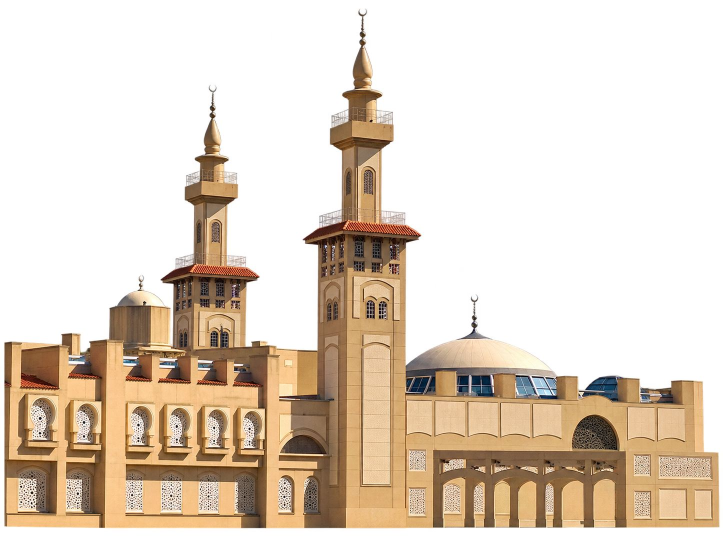
#> input picture design/assets/mosque-buenos-aires.jpg, 1446 x 1087 px (shown at 1/2 size)
$ python make_mosque_bg.py
#> lines starting #> are read from the running program, lines starting #| are printed output that depends on the picture; after the words box and inside, x2 and y2 are one past the last pixel; in counts of white or black regions, pixels touching at a corner belong together
#!/usr/bin/env python3
"""Builds watchface-row's "photo" background from zaher's photo of the
Buenos Aires mosque (design/assets/mosque-buenos-aires.jpg).

The white around the building is taken out by flood fill from the edges, so
the white lattice inside the windows stays; the cut edge is feathered and
de-whitened so no halo shows on the dark sky. The building is darkened and
set on the same dusk gradient as the other backgrounds, at the bottom of the
face, behind the prayer row.
"""
import os

import numpy as np
from PIL import Image, ImageFilter
from scipy import ndimage

ROOT = os.path.dirname(os.path.dirname(os.path.dirname(os.path.abspath(__file__))))
SRC = os.path.join(ROOT, "design/assets/mosque-buenos-aires.jpg")
OUT = os.path.join(ROOT, "watchface-row/src/main/res/drawable-nodpi/bg_photo.webp")
S = 450


def cutout(img):
    rgb = img.convert("RGB")
#> rgb is the input picture: PIL image 1446x1087 RGB; mean R, G, B 225.1, 211.4, 196.4
    a = np.asarray(rgb).astype(np.int16)
    near_white = (a.min(axis=2) > 228)
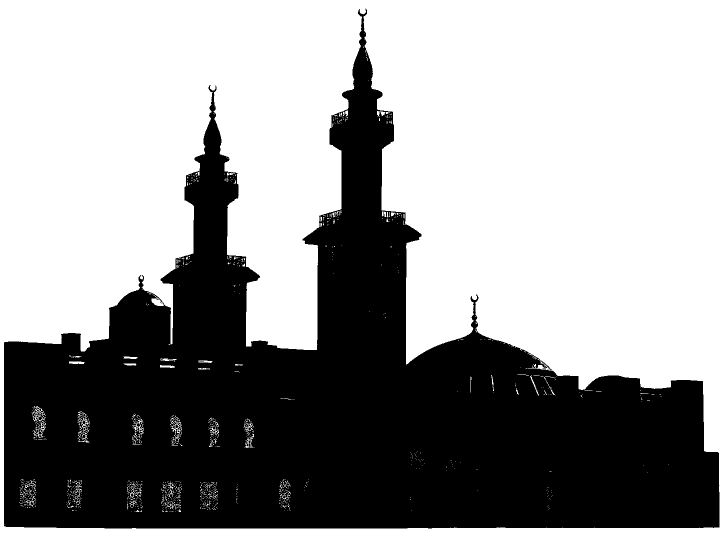
#> near_white: shape (1087, 1446) bool (shown at 1/2 size); 60.6% white; 19 black regions (18 under 20 px), largest, box (x1, y1, x2, y2) and area: (8, 17, 1439, 1057) 618945
    labels, _ = ndimage.label(near_white)
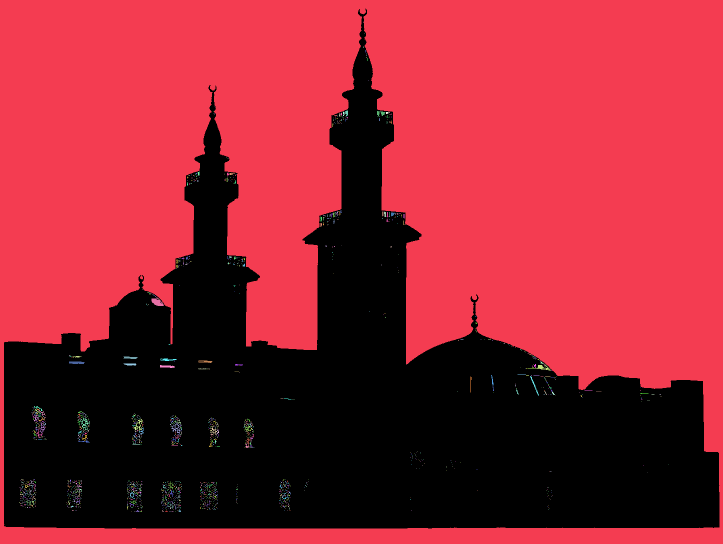
#> labels: shape (1087, 1446) int32 (shown at 1/2 size); 1787 distinct labels, from 0 to 1786; one colour per label, 0 black
    edge = np.unique(np.concatenate([labels[0], labels[-1], labels[:, 0], labels[:, -1]]))
#> edge = [1]
    bg = np.isin(labels, edge[edge > 0])
#> bg: shape (1087, 1446) bool; 60.1% white; 2 black regions (1 under 20 px), largest, box (x1, y1, x2, y2) and area: (8, 17, 1439, 1057) 626922
    alpha = Image.fromarray(np.where(bg, 0, 255).astype(np.uint8))
    alpha = alpha.filter(ImageFilter.MinFilter(3)).filter(ImageFilter.GaussianBlur(1.2))
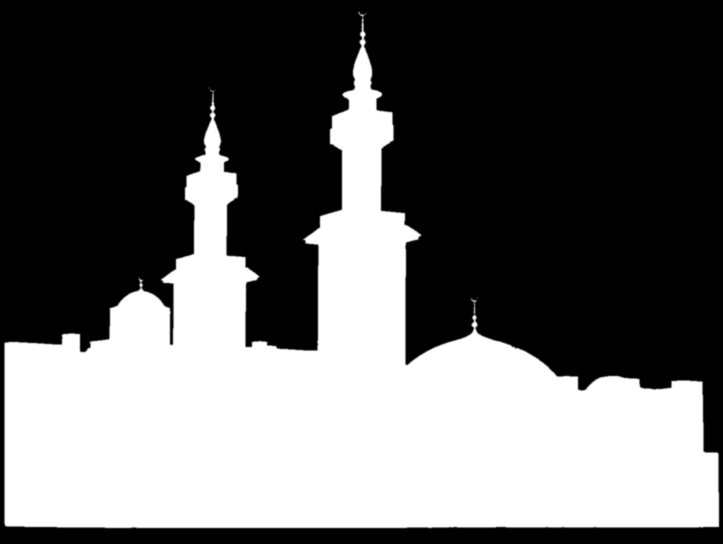
#> alpha: PIL image 1446x1087 L (shown at 1/2 size); min 0, max 255, mean 100.5
    out = rgb.copy()
    out.putalpha(alpha)
    return out


def sky():
    top, mid, low = np.array([5, 26, 21]), np.array([10, 40, 32]), np.array([46, 34, 16])
    t = np.linspace(0, 1, S)[:, None]
    col = np.where(t < 0.6, top + (mid - top) * (t / 0.6), mid + (low - mid) * ((t - 0.6) / 0.4))
    arr = np.repeat(col[:, None, :], S, axis=1).astype(np.uint8)
    return Image.fromarray(arr).convert("RGBA")


def main():
    building = cutout(Image.open(SRC))
    # Smaller and higher, so nearly all of it shows inside the round glass.
    width = 380
    building = building.resize((width, round(building.height * width / building.width)), Image.LANCZOS)
    # Darkened and a little desaturated, so the time and the prayer row read over it.
    rgb = np.asarray(building.convert("RGB")).astype(np.float32)
#> rgb: shape (286, 380, 3) float32
    grey = rgb.mean(axis=2, keepdims=True)
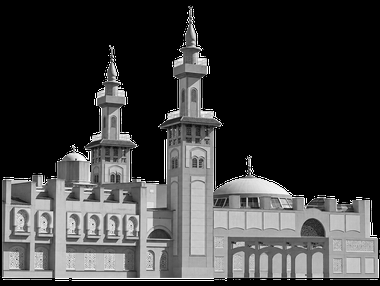
#> grey: shape (286, 380, 1) float32; min 0, max 255, mean 61.4
    rgb = (rgb * 0.7 + grey * 0.3) * 0.42
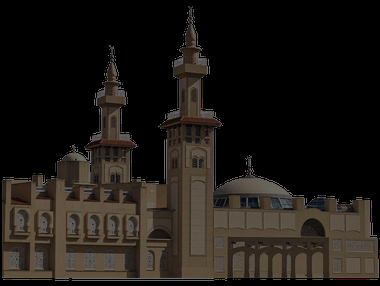
#> rgb: shape (286, 380, 3) float32; mean R, G, B 30.1, 25.9, 21.4
    toned = Image.fromarray(rgb.clip(0, 255).astype(np.uint8))
    # See-through, so the dusk shows through the stone.
    toned.putalpha(building.getchannel("A").point(lambda v: int(v * 0.75)))
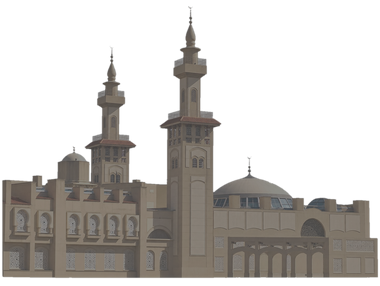
#> toned: PIL image 380x286 RGBA; mean R, G, B, A 29.9, 25.7, 21.2, 75.2; transparent parts drawn white
    face = sky()
    face.alpha_composite(toned, ((S - width) // 2, S - toned.height - 38))
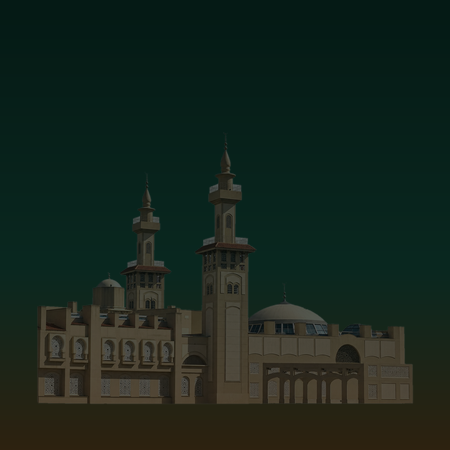
#> face: PIL image 450x450 RGBA; mean R, G, B, A 22.6, 37.8, 28.8, 255
    face.convert("RGB").save(OUT, "WEBP", quality=82, method=6)
    print(f"wrote {OUT} ({os.path.getsize(OUT) // 1024} KB)")


if __name__ == "__main__":
    main()
